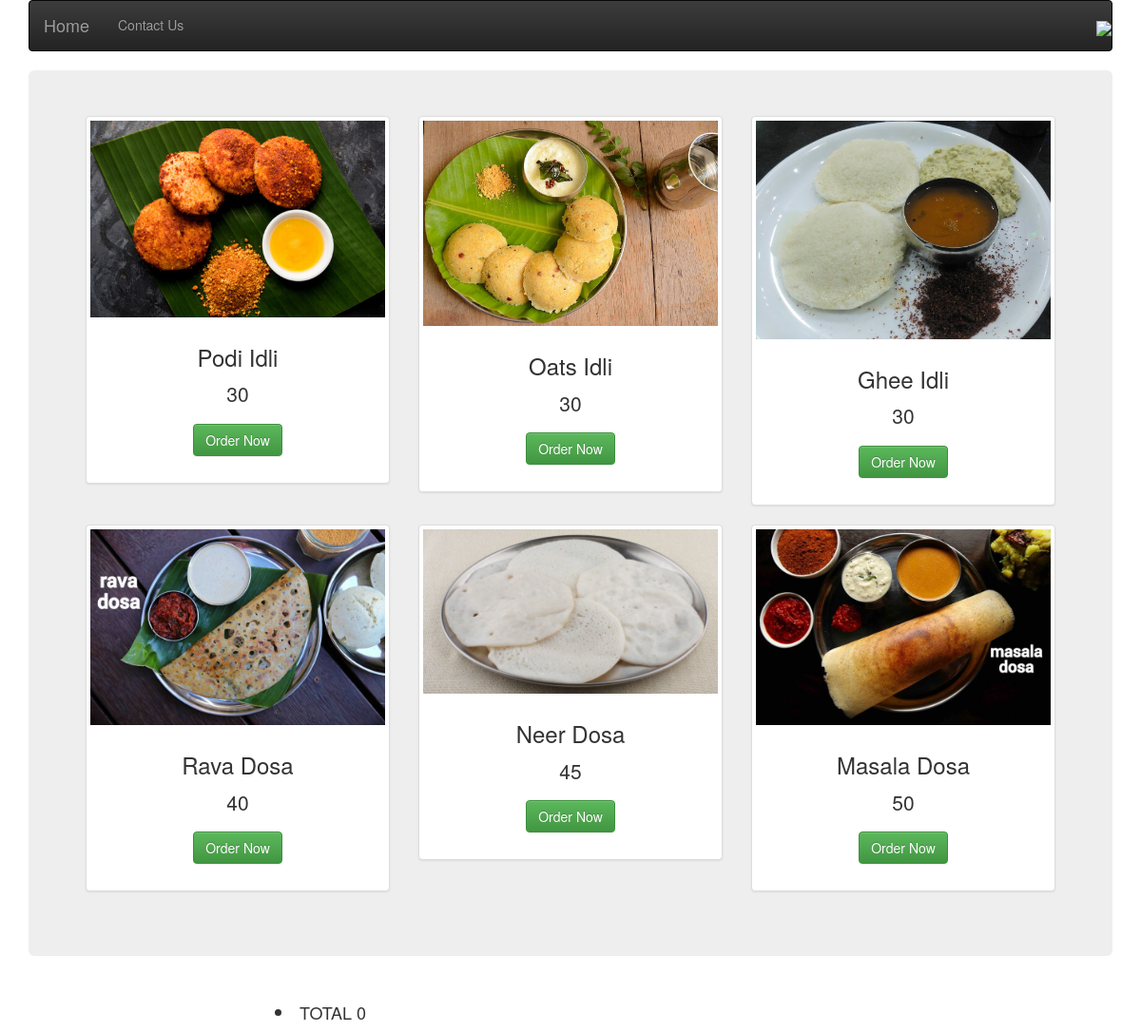
Page /restaurant_app/south_indian_dinner/ on the committed database.
### restaurant_app/models.py (models this page shows)
class south_dinner(models.Model):
    name=models.CharField(max_length=15)
    image=models.ImageField(upload_to='media/media/pics')
    rupees=models.IntegerField()

### restaurant_app/views.py (the view)
# urls.py: url('south_indian_dinner/',views.south_indian_dinner,name='south_indian_dinner'),
def south_indian_dinner(request):
    about=south_dinner.objects.all()
    return render(request,'restaurant_app/south_indian_dinner.html',{'about':about})

### templates/restaurant_app/south_indian_dinner.html (shortened to what this page needs)
{% load static %}
<!DOCTYPE html>
<html>
<head>
  <link rel="stylesheet" href="https://maxcdn.bootstrapcdn.com/bootstrap/3.3.7/css/bootstrap.min.css">
  <link rel="stylesheet" href="{% static 'css/south_indian_dinner.css' %}">
</head>
<body class="aft">
  <div class="container">
      <nav class="navbar navbar-inverse">
        <ul class="nav navbar-nav">
          <li><a class="navbar-brand" href="#"><p id="id1">Home</p></a></li>
          <li><a class="navbar-link" href="#">Contact Us</a></li>
        </ul>
        <ul class="nav navbar-nav navbar-right">
          <li><a class="nav-link"  onclick="https://img.icons8.com/office/2x/add-shopping-cart.png" href="{% url 'restaurant_app:ordered_item' %}"><img src="https://img.icons8.com/office/2x/add-shopping-cart.png" height="30px"></a></li>
        </ul>
      </nav>
  </div>
  <div class="container">
    <div class="jumbotron">
     <div class="row">
      {% for item in about %}
        {% if forloop.counter <= 3 %}
             <div class = "col-sm-6 col-md-4">
               <div class="thumbnail">
                <img class="picture" src="{{ item.image.url }}">
                <div class="caption">
                  <h3 class="text-center" id="item{{item.id}}">{{item.name}}</h3>
                  <p class="text-center" id="item1{{item.id}}">{{item.rupees}}</p>
                  <p class="text-center"><a href="#" class="btn btn-success" onclick="additem('{{item.id}}')" role="button">Order Now</a></p>
                </div>
              </div>
             </div>
        {% endif %}
      {% endfor %}
    </div>
    <div class="row">
      {% for item in about %}
        {% if forloop.counter >= 4 %}
             <div class = "col-sm-6 col-md-4">
              <div class="thumbnail">
                <img src="{{ item.image.url }}" class="img-fluid mb-2">
                <div class="caption">
                  <h3 class="text-center" id="item{{item.id}}">{{item.name}}</h3>
                  <p class="text-center"  id="item1{{item.id}}">{{item.rupees}}</p>
                  <p class="text-center"><a href="#" class="btn btn-success" onclick="additem('{{item.id}}')" role="button">Order Now</a></p>
                </div>
              </div>
            </div>
        {% endif %}
      {% endfor %}
    </div>
  </div>
  </div>
  <div class="col-md-4 orders">
    <h4 class="text-right" id="total"></h4>
  </div>
<link rel="stylesheet" href="https://maxcdn.bootstrapcdn.com/bootstrap/3.3.7/css/bootstrap.min.css">
<link rel="stylesheet" href="https://maxcdn.bootstrapcdn.com/bootstrap/3.3.7/css/bootstrap-theme.min.css">
</body>
</html>

### rows in the picture
south_dinner: image (picture), name "Podi Idli", rupees "30"
south_dinner: image (picture), name "Oats Idli", rupees "30"
south_dinner: image (picture), name "Ghee Idli", rupees "30"
south_dinner: image (picture), name "Rava Dosa", rupees "40"
south_dinner: image (picture), name "Neer Dosa", rupees "45"
south_dinner: image (picture), name "Masala Dosa", rupees "50"
